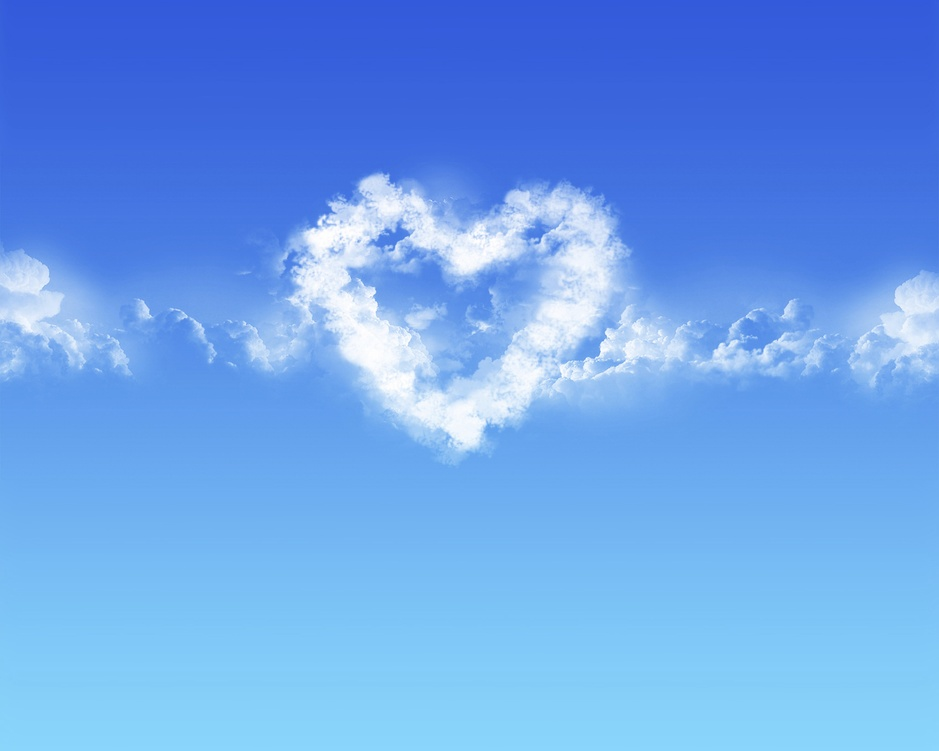
#> input picture mask by color/blue-sky.jpg, 939 x 751 px, shrunk from 1700 x 1360 before the run
$ python mask.py
#> lines starting #> are read from the running program, lines starting #| are printed output that depends on the picture; after the words box and inside, x2 and y2 are one past the last pixel; in counts of white or black regions, pixels touching at a corner belong together
import cv2
import numpy as np

bgr = cv2.imread('./blue-sky.jpg', 1)
#> bgr is the input picture: shape (751, 939, 3); mean B, G, R 236.2, 161.5, 107.6


hsv = cv2.cvtColor(bgr, cv2.COLOR_BGR2HSV)
#> hsv: shape (751, 939, 3); mean H, S, V 106.9, 140.4, 236.2


# HSV中blue范围
lower_blue = np.array([78, 43, 46])
upper_blue = np.array([120, 255, 255])

# 获得blue区域的mask
mask = cv2.inRange(hsv, lower_blue, upper_blue)
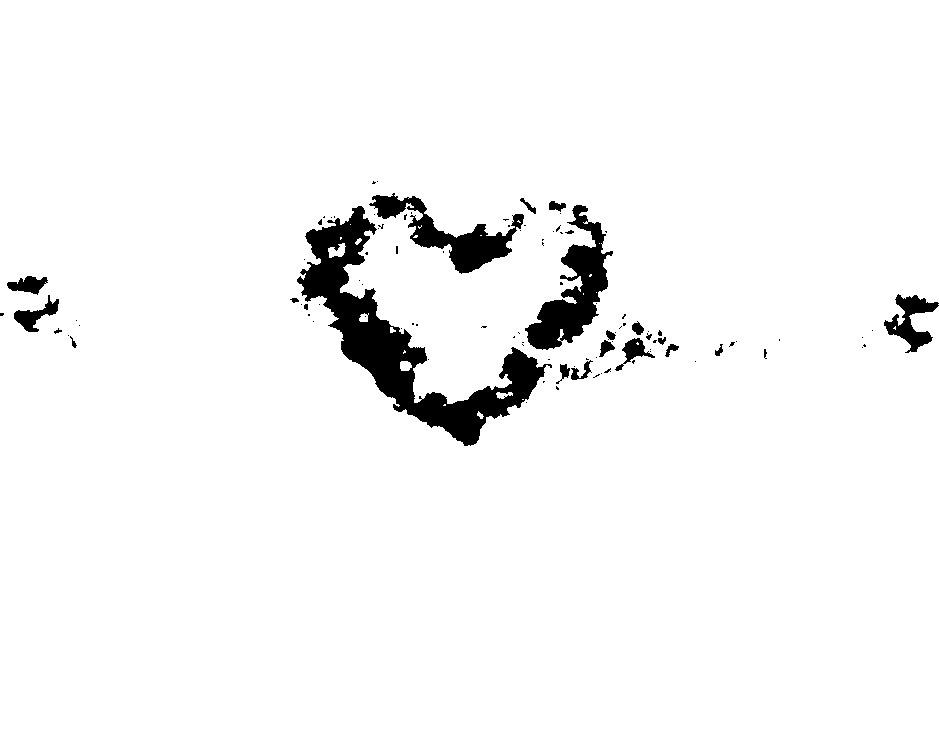
#> mask: shape (751, 939); 96.2% white; 101 black regions (77 under 20 px), largest, box (x1, y1, x2, y2) and area: (297, 206, 552, 446) 13864, (525, 205, 613, 350) 4777, (369, 193, 524, 274) 3712

# 和原始图片进行and操作，获得blue区域
res = cv2.bitwise_and(bgr, bgr, mask=mask)
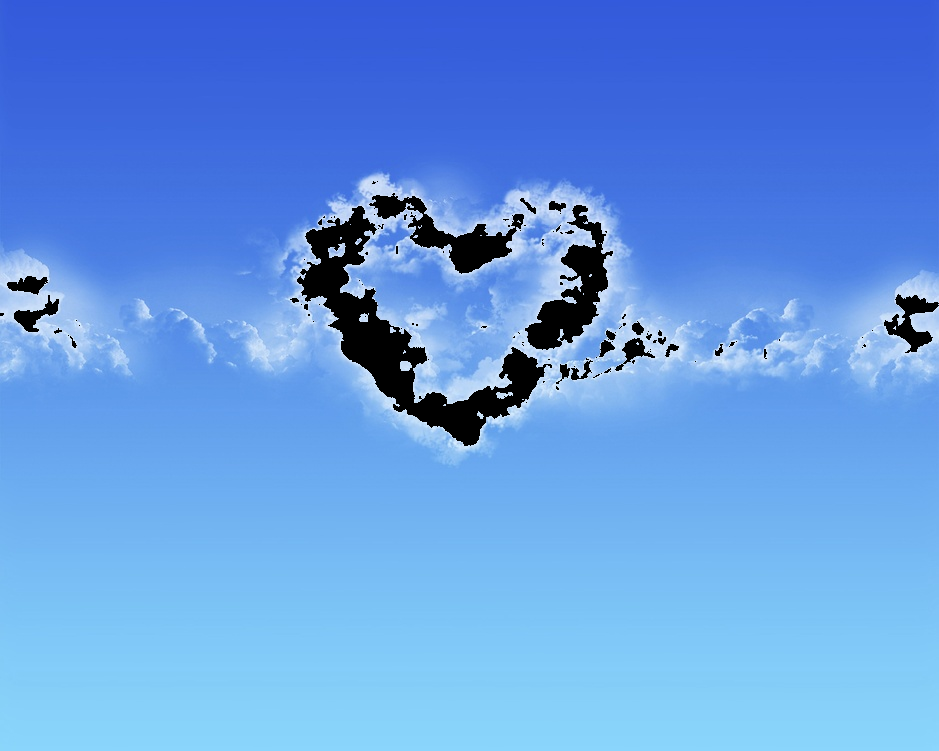
#> res: shape (751, 939, 3); mean B, G, R 226.8, 152.6, 99

cv2.namedWindow("bgr", 0)
cv2.imshow("bgr", bgr)
cv2.namedWindow("hsv", 0)
cv2.imshow("hsv", hsv)
cv2.namedWindow("mask", 0)
cv2.imshow("mask", mask)
cv2.namedWindow("res", 0)
cv2.imshow("res", res)

cv2.waitKey(0)

cv2.destroyAllWindows()
